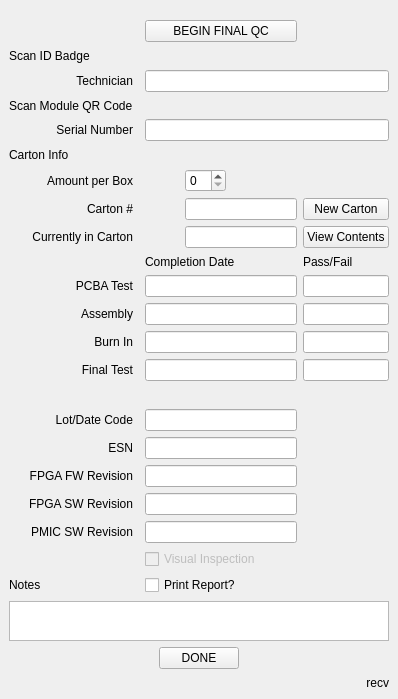
<?xml version="1.0" encoding="UTF-8"?>
<ui version="4.0">
 <class>MainWindow</class>
 <widget class="QMainWindow" name="MainWindow">
  <property name="geometry">
   <rect>
    <x>0</x>
    <y>0</y>
    <width>398</width>
    <height>699</height>
   </rect>
  </property>
  <property name="baseSize">
   <size>
    <width>0</width>
    <height>0</height>
   </size>
  </property>
  <property name="windowTitle">
   <string>Tetra Final QC</string>
  </property>
  <property name="layoutDirection">
   <enum>Qt::LeftToRight</enum>
  </property>
  <widget class="QWidget" name="centralwidget">
   <layout class="QGridLayout" name="gridLayout">
    <item row="1" column="3">
     <layout class="QGridLayout" name="gridLayout_3">
      <property name="topMargin">
       <number>11</number>
      </property>
      <property name="bottomMargin">
       <number>0</number>
      </property>
      <item row="30" column="0" colspan="4">
       <layout class="QHBoxLayout" name="horizontalLayout_3">
        <item>
         <widget class="QLabel" name="Rev">
          <property name="text">
           <string>recv</string>
          </property>
          <property name="alignment">
           <set>Qt::AlignRight|Qt::AlignTrailing|Qt::AlignVCenter</set>
          </property>
         </widget>
        </item>
       </layout>
      </item>
      <item row="29" column="0" colspan="4">
       <layout class="QHBoxLayout" name="horizontalLayout_2">
        <item>
         <spacer name="horizontalSpacer_3">
          <property name="orientation">
           <enum>Qt::Horizontal</enum>
          </property>
          <property name="sizeHint" stdset="0">
           <size>
            <width>40</width>
            <height>20</height>
           </size>
          </property>
         </spacer>
        </item>
        <item>
         <widget class="QPushButton" name="buttonDone">
          <property name="text">
           <string>DONE</string>
          </property>
         </widget>
        </item>
        <item>
         <spacer name="horizontalSpacer_4">
          <property name="orientation">
           <enum>Qt::Horizontal</enum>
          </property>
          <property name="sizeHint" stdset="0">
           <size>
            <width>40</width>
            <height>20</height>
           </size>
          </property>
         </spacer>
        </item>
       </layout>
      </item>
      <item row="0" column="2">
       <widget class="QPushButton" name="buttonBeginNewAss">
        <property name="text">
         <string>BEGIN FINAL QC</string>
        </property>
       </widget>
      </item>
      <item row="26" column="2">
       <widget class="QCheckBox" name="printcheck">
        <property name="text">
         <string>Print Report?</string>
        </property>
       </widget>
      </item>
      <item row="20" column="0">
       <widget class="QLabel" name="label_19">
        <property name="text">
         <string>FPGA SW Revision</string>
        </property>
        <property name="alignment">
         <set>Qt::AlignRight|Qt::AlignTrailing|Qt::AlignVCenter</set>
        </property>
       </widget>
      </item>
      <item row="15" column="2">
       <widget class="QLineEdit" name="editFinalTest">
        <property name="readOnly">
         <bool>true</bool>
        </property>
       </widget>
      </item>
      <item row="0" column="3">
       <widget class="QLabel" name="label_10">
        <property name="text">
         <string/>
        </property>
        <property name="pixmap">
         <pixmap>../utils/RaGE_Color_100ppi_1in.png</pixmap>
        </property>
        <property name="alignment">
         <set>Qt::AlignRight|Qt::AlignTrailing|Qt::AlignVCenter</set>
        </property>
       </widget>
      </item>
      <item row="23" column="0">
       <widget class="QLabel" name="label_20">
        <property name="text">
         <string/>
        </property>
        <property name="alignment">
         <set>Qt::AlignRight|Qt::AlignTrailing|Qt::AlignVCenter</set>
        </property>
       </widget>
      </item>
      <item row="19" column="0">
       <widget class="QLabel" name="label_18">
        <property name="text">
         <string>FPGA FW Revision</string>
        </property>
        <property name="alignment">
         <set>Qt::AlignRight|Qt::AlignTrailing|Qt::AlignVCenter</set>
        </property>
       </widget>
      </item>
      <item row="13" column="0">
       <widget class="QLabel" name="label_9">
        <property name="text">
         <string>Assembly</string>
        </property>
        <property name="alignment">
         <set>Qt::AlignRight|Qt::AlignTrailing|Qt::AlignVCenter</set>
        </property>
       </widget>
      </item>
      <item row="13" column="2">
       <widget class="QLineEdit" name="editAssembly">
        <property name="readOnly">
         <bool>true</bool>
        </property>
       </widget>
      </item>
      <item row="2" column="0">
       <widget class="QLabel" name="label_3">
        <property name="text">
         <string>Scan ID Badge</string>
        </property>
       </widget>
      </item>
      <item row="14" column="2">
       <widget class="QLineEdit" name="editBurnIn">
        <property name="readOnly">
         <bool>true</bool>
        </property>
       </widget>
      </item>
      <item row="19" column="2">
       <widget class="QLineEdit" name="editFPGAFWRev">
        <property name="readOnly">
         <bool>true</bool>
        </property>
       </widget>
      </item>
      <item row="26" column="0">
       <widget class="QLabel" name="label_5">
        <property name="text">
         <string>Notes</string>
        </property>
       </widget>
      </item>
      <item row="20" column="2">
       <widget class="QLineEdit" name="editFPGASWRev">
        <property name="readOnly">
         <bool>true</bool>
        </property>
       </widget>
      </item>
      <item row="10" column="3">
       <widget class="QPushButton" name="view_cart_cont">
        <property name="text">
         <string>View Contents</string>
        </property>
       </widget>
      </item>
      <item row="10" column="0">
       <widget class="QLabel" name="label_13">
        <property name="text">
         <string>Currently in Carton</string>
        </property>
        <property name="alignment">
         <set>Qt::AlignRight|Qt::AlignTrailing|Qt::AlignVCenter</set>
        </property>
       </widget>
      </item>
      <item row="9" column="3">
       <widget class="QPushButton" name="new_cart_butt">
        <property name="text">
         <string>New Carton</string>
        </property>
       </widget>
      </item>
      <item row="14" column="3">
       <widget class="QLineEdit" name="editBurnInPF">
        <property name="sizePolicy">
         <sizepolicy hsizetype="Expanding" vsizetype="Fixed">
          <horstretch>0</horstretch>
          <verstretch>0</verstretch>
         </sizepolicy>
        </property>
        <property name="readOnly">
         <bool>true</bool>
        </property>
       </widget>
      </item>
      <item row="9" column="0">
       <widget class="QLabel" name="label_11">
        <property name="text">
         <string>Carton #</string>
        </property>
        <property name="alignment">
         <set>Qt::AlignRight|Qt::AlignTrailing|Qt::AlignVCenter</set>
        </property>
       </widget>
      </item>
      <item row="17" column="2">
       <widget class="QLineEdit" name="editLotDate">
        <property name="readOnly">
         <bool>true</bool>
        </property>
       </widget>
      </item>
      <item row="18" column="2">
       <widget class="QLineEdit" name="editESN">
        <property name="readOnly">
         <bool>true</bool>
        </property>
       </widget>
      </item>
      <item row="14" column="0">
       <widget class="QLabel" name="label_14">
        <property name="text">
         <string>Burn In</string>
        </property>
        <property name="alignment">
         <set>Qt::AlignRight|Qt::AlignTrailing|Qt::AlignVCenter</set>
        </property>
       </widget>
      </item>
      <item row="4" column="0">
       <widget class="QLabel" name="label_4">
        <property name="text">
         <string>Scan Module QR Code</string>
        </property>
       </widget>
      </item>
      <item row="13" column="3">
       <widget class="QLineEdit" name="editAssemblyPF">
        <property name="sizePolicy">
         <sizepolicy hsizetype="Expanding" vsizetype="Fixed">
          <horstretch>0</horstretch>
          <verstretch>0</verstretch>
         </sizepolicy>
        </property>
        <property name="readOnly">
         <bool>true</bool>
        </property>
       </widget>
      </item>
      <item row="5" column="2" colspan="2">
       <widget class="QLineEdit" name="editSerialNumber">
        <property name="readOnly">
         <bool>true</bool>
        </property>
       </widget>
      </item>
      <item row="11" column="3">
       <widget class="QLabel" name="label_8">
        <property name="sizePolicy">
         <sizepolicy hsizetype="Preferred" vsizetype="Preferred">
          <horstretch>1</horstretch>
          <verstretch>0</verstretch>
         </sizepolicy>
        </property>
        <property name="text">
         <string>Pass/Fail</string>
        </property>
       </widget>
      </item>
      <item row="23" column="2">
       <widget class="QCheckBox" name="checkBoxClean">
        <property name="enabled">
         <bool>false</bool>
        </property>
        <property name="text">
         <string>Visual Inspection</string>
        </property>
       </widget>
      </item>
      <item row="11" column="2">
       <widget class="QLabel" name="label_7">
        <property name="sizePolicy">
         <sizepolicy hsizetype="Preferred" vsizetype="Preferred">
          <horstretch>2</horstretch>
          <verstretch>0</verstretch>
         </sizepolicy>
        </property>
        <property name="text">
         <string>Completion Date</string>
        </property>
       </widget>
      </item>
      <item row="3" column="0">
       <widget class="QLabel" name="label_2">
        <property name="text">
         <string>Technician</string>
        </property>
        <property name="alignment">
         <set>Qt::AlignRight|Qt::AlignTrailing|Qt::AlignVCenter</set>
        </property>
       </widget>
      </item>
      <item row="9" column="2">
       <layout class="QHBoxLayout" name="horizontalLayout_4">
        <item>
         <spacer name="horizontalSpacer_2">
          <property name="orientation">
           <enum>Qt::Horizontal</enum>
          </property>
          <property name="sizeType">
           <enum>QSizePolicy::Fixed</enum>
          </property>
          <property name="sizeHint" stdset="0">
           <size>
            <width>40</width>
            <height>20</height>
           </size>
          </property>
         </spacer>
        </item>
        <item>
         <widget class="QLineEdit" name="carton_num">
          <property name="font">
           <font>
            <weight>75</weight>
            <bold>true</bold>
           </font>
          </property>
          <property name="text">
           <string/>
          </property>
          <property name="alignment">
           <set>Qt::AlignCenter</set>
          </property>
          <property name="readOnly">
           <bool>true</bool>
          </property>
         </widget>
        </item>
       </layout>
      </item>
      <item row="12" column="2">
       <widget class="QLineEdit" name="editPCBATest">
        <property name="readOnly">
         <bool>true</bool>
        </property>
       </widget>
      </item>
      <item row="5" column="0">
       <widget class="QLabel" name="label">
        <property name="text">
         <string>Serial Number</string>
        </property>
        <property name="alignment">
         <set>Qt::AlignRight|Qt::AlignTrailing|Qt::AlignVCenter</set>
        </property>
       </widget>
      </item>
      <item row="10" column="2">
       <layout class="QHBoxLayout" name="horizontalLayout">
        <item>
         <spacer name="horizontalSpacer">
          <property name="orientation">
           <enum>Qt::Horizontal</enum>
          </property>
          <property name="sizeType">
           <enum>QSizePolicy::Fixed</enum>
          </property>
          <property name="sizeHint" stdset="0">
           <size>
            <width>40</width>
            <height>20</height>
           </size>
          </property>
         </spacer>
        </item>
        <item>
         <widget class="QLineEdit" name="carton_cont">
          <property name="font">
           <font>
            <weight>75</weight>
            <bold>true</bold>
           </font>
          </property>
          <property name="text">
           <string/>
          </property>
          <property name="alignment">
           <set>Qt::AlignCenter</set>
          </property>
          <property name="readOnly">
           <bool>true</bool>
          </property>
         </widget>
        </item>
       </layout>
      </item>
      <item row="7" column="2">
       <layout class="QHBoxLayout" name="horizontalLayout_5">
        <item>
         <spacer name="horizontalSpacer_5">
          <property name="orientation">
           <enum>Qt::Horizontal</enum>
          </property>
          <property name="sizeType">
           <enum>QSizePolicy::Fixed</enum>
          </property>
          <property name="sizeHint" stdset="0">
           <size>
            <width>40</width>
            <height>20</height>
           </size>
          </property>
         </spacer>
        </item>
        <item>
         <widget class="QSpinBox" name="spinBox">
          <property name="focusPolicy">
           <enum>Qt::NoFocus</enum>
          </property>
         </widget>
        </item>
        <item>
         <spacer name="horizontalSpacer_6">
          <property name="orientation">
           <enum>Qt::Horizontal</enum>
          </property>
          <property name="sizeHint" stdset="0">
           <size>
            <width>40</width>
            <height>20</height>
           </size>
          </property>
         </spacer>
        </item>
       </layout>
      </item>
      <item row="17" column="0">
       <widget class="QLabel" name="label_16">
        <property name="text">
         <string>Lot/Date Code</string>
        </property>
        <property name="alignment">
         <set>Qt::AlignRight|Qt::AlignTrailing|Qt::AlignVCenter</set>
        </property>
       </widget>
      </item>
      <item row="12" column="0">
       <widget class="QLabel" name="label_6">
        <property name="text">
         <string>PCBA Test</string>
        </property>
        <property name="alignment">
         <set>Qt::AlignRight|Qt::AlignTrailing|Qt::AlignVCenter</set>
        </property>
       </widget>
      </item>
      <item row="27" column="0" colspan="4">
       <widget class="QTextEdit" name="editNotes">
        <property name="sizePolicy">
         <sizepolicy hsizetype="Expanding" vsizetype="Minimum">
          <horstretch>0</horstretch>
          <verstretch>0</verstretch>
         </sizepolicy>
        </property>
        <property name="maximumSize">
         <size>
          <width>16777215</width>
          <height>40</height>
         </size>
        </property>
       </widget>
      </item>
      <item row="21" column="2">
       <widget class="QLineEdit" name="editPMICSWRev">
        <property name="readOnly">
         <bool>true</bool>
        </property>
       </widget>
      </item>
      <item row="16" column="0">
       <widget class="QLabel" name="label_21">
        <property name="text">
         <string/>
        </property>
       </widget>
      </item>
      <item row="3" column="2" colspan="2">
       <widget class="QLineEdit" name="editTechnician">
        <property name="text">
         <string/>
        </property>
        <property name="readOnly">
         <bool>true</bool>
        </property>
       </widget>
      </item>
      <item row="15" column="3">
       <widget class="QLineEdit" name="editFinalTestPF">
        <property name="sizePolicy">
         <sizepolicy hsizetype="Expanding" vsizetype="Fixed">
          <horstretch>0</horstretch>
          <verstretch>0</verstretch>
         </sizepolicy>
        </property>
        <property name="readOnly">
         <bool>true</bool>
        </property>
       </widget>
      </item>
      <item row="12" column="3">
       <widget class="QLineEdit" name="editPCBATestPF">
        <property name="sizePolicy">
         <sizepolicy hsizetype="Expanding" vsizetype="Fixed">
          <horstretch>0</horstretch>
          <verstretch>0</verstretch>
         </sizepolicy>
        </property>
        <property name="readOnly">
         <bool>true</bool>
        </property>
       </widget>
      </item>
      <item row="21" column="0">
       <widget class="QLabel" name="label_23">
        <property name="text">
         <string>PMIC SW Revision</string>
        </property>
        <property name="alignment">
         <set>Qt::AlignRight|Qt::AlignTrailing|Qt::AlignVCenter</set>
        </property>
       </widget>
      </item>
      <item row="18" column="0">
       <widget class="QLabel" name="label_17">
        <property name="text">
         <string>ESN</string>
        </property>
        <property name="alignment">
         <set>Qt::AlignRight|Qt::AlignTrailing|Qt::AlignVCenter</set>
        </property>
       </widget>
      </item>
      <item row="15" column="0">
       <widget class="QLabel" name="label_15">
        <property name="text">
         <string>Final Test</string>
        </property>
        <property name="alignment">
         <set>Qt::AlignRight|Qt::AlignTrailing|Qt::AlignVCenter</set>
        </property>
       </widget>
      </item>
      <item row="6" column="0">
       <widget class="QLabel" name="label_12">
        <property name="text">
         <string>Carton Info</string>
        </property>
       </widget>
      </item>
      <item row="7" column="0">
       <widget class="QLabel" name="label_22">
        <property name="text">
         <string>Amount per Box</string>
        </property>
        <property name="alignment">
         <set>Qt::AlignRight|Qt::AlignTrailing|Qt::AlignVCenter</set>
        </property>
       </widget>
      </item>
     </layout>
    </item>
   </layout>
  </widget>
 </widget>
 <resources/>
 <connections/>
</ui>
